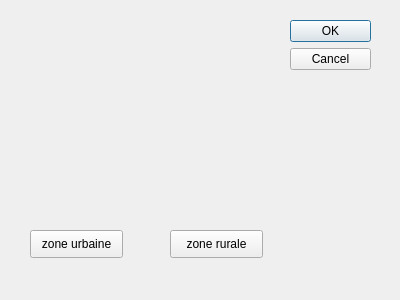
<?xml version="1.0" encoding="UTF-8"?>
<ui version="4.0">
 <class>education</class>
 <widget class="QDialog" name="education">
  <property name="geometry">
   <rect>
    <x>0</x>
    <y>0</y>
    <width>400</width>
    <height>300</height>
   </rect>
  </property>
  <property name="windowTitle">
   <string>Dialog</string>
  </property>
  <widget class="QDialogButtonBox" name="buttonBox">
   <property name="geometry">
    <rect>
     <x>290</x>
     <y>20</y>
     <width>81</width>
     <height>91</height>
    </rect>
   </property>
   <property name="orientation">
    <enum>Qt::Vertical</enum>
   </property>
   <property name="standardButtons">
    <set>QDialogButtonBox::Cancel|QDialogButtonBox::Ok</set>
   </property>
  </widget>
  <widget class="QLabel" name="label">
   <property name="geometry">
    <rect>
     <x>40</x>
     <y>90</y>
     <width>91</width>
     <height>101</height>
    </rect>
   </property>
   <property name="text">
    <string/>
   </property>
   <property name="pixmap">
    <pixmap resource="resources.qrc">:/res/res/téléchargement (1).jpg</pixmap>
   </property>
  </widget>
  <widget class="QLabel" name="label_2">
   <property name="geometry">
    <rect>
     <x>190</x>
     <y>90</y>
     <width>131</width>
     <height>91</height>
    </rect>
   </property>
   <property name="text">
    <string/>
   </property>
   <property name="pixmap">
    <pixmap resource="resources.qrc">:/res/res/téléchargement.jpg</pixmap>
   </property>
  </widget>
  <widget class="QPushButton" name="pushButton">
   <property name="geometry">
    <rect>
     <x>30</x>
     <y>230</y>
     <width>93</width>
     <height>28</height>
    </rect>
   </property>
   <property name="text">
    <string>zone urbaine</string>
   </property>
  </widget>
  <widget class="QPushButton" name="pushButton_2">
   <property name="geometry">
    <rect>
     <x>170</x>
     <y>230</y>
     <width>93</width>
     <height>28</height>
    </rect>
   </property>
   <property name="text">
    <string>zone rurale</string>
   </property>
  </widget>
 </widget>
 <resources>
  <include location="resources.qrc"/>
 </resources>
 <connections>
  <connection>
   <sender>buttonBox</sender>
   <signal>accepted()</signal>
   <receiver>education</receiver>
   <slot>accept()</slot>
   <hints>
    <hint type="sourcelabel">
     <x>248</x>
     <y>254</y>
    </hint>
    <hint type="destinationlabel">
     <x>157</x>
     <y>274</y>
    </hint>
   </hints>
  </connection>
  <connection>
   <sender>buttonBox</sender>
   <signal>rejected()</signal>
   <receiver>education</receiver>
   <slot>reject()</slot>
   <hints>
    <hint type="sourcelabel">
     <x>316</x>
     <y>260</y>
    </hint>
    <hint type="destinationlabel">
     <x>286</x>
     <y>274</y>
    </hint>
   </hints>
  </connection>
 </connections>
</ui>
